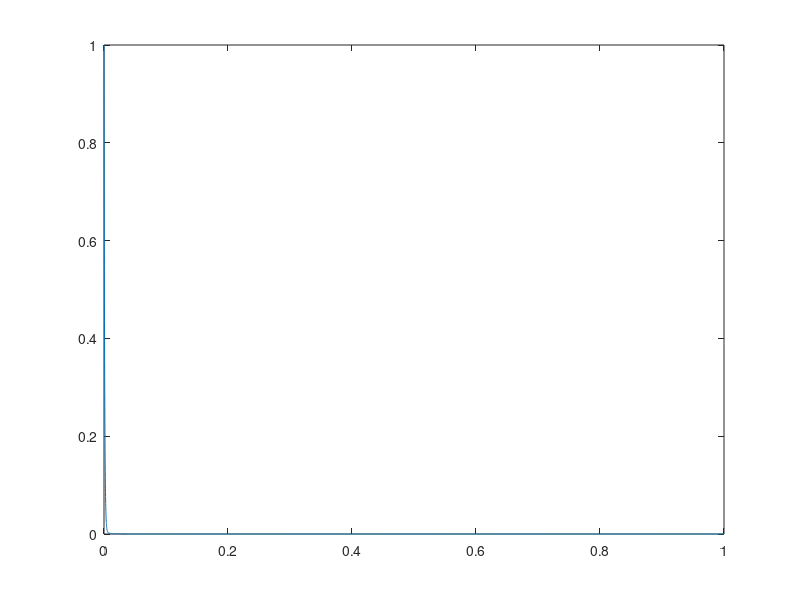
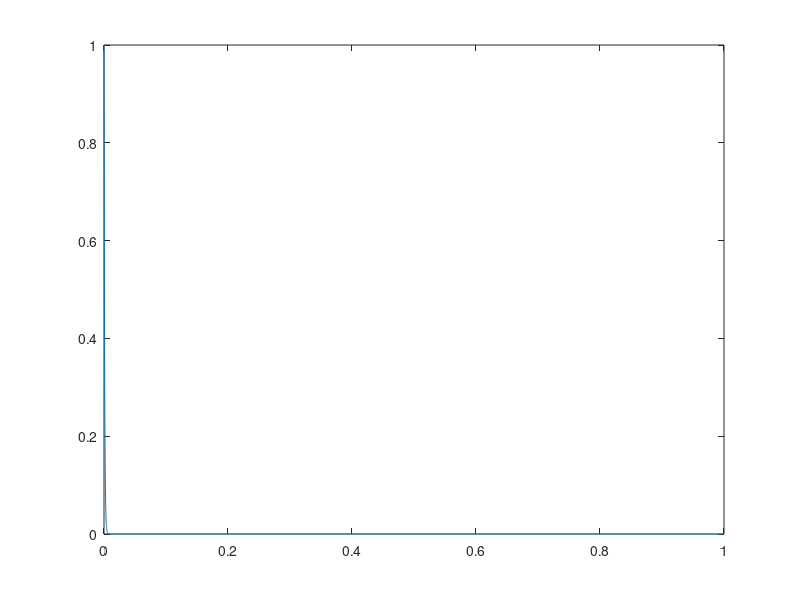

These figures' MATLAB source, in order:
%  IN -----UUUUU---\/\/\/----+----------+-- OUT
%            L       R1      |          |
%                            \         _|_
%                        R2  /         ___ C
%                            \          |
%                           _|_        _|_
%                           \ /        \ /
format longe;
close all;
clear all;
%% Parametri di simulazione
tstart = 0;
tend = 1;
nstep = 1e4;
t = linspace(tstart, tend, nstep);
h = (tend-tstart)/nstep

%% Parametri circuitali
% 
% Poco stiff
% lamda = [-100, -1000]
C = 1e-4;
R1 = 1e3;
R2 = 1e2;
L = 1;

% Molto stiff
% lamda = [-2, -1e6]
% C = 1e-3;
% R1 = 1e3;
% R2 = 1e3;
% L = 1e-3;



A = [   -1/(R2*C)    1/C     ; 
        -1/L         -R1/L   ];
    
[V,D] = eig(A)
    
D * h

%% Eulero in avanti

% procediamo con la diagonalizzata e poi riconvertiremo i risultati nelle
% incognite di A

Z(:,1) = V * [1; 1];

for i = 1:nstep-1
    Z(:,i+1) = Z(:,i) + h * D * Z(:,i);   
end

% torniamo alla variabile pre diagonalizzazione
X = inv(V) * Z ;

%figure(2);
% here you can see the attempt to resolve with forward euler just explodes 
figure(1);
plot(t, X(1,:)); 
figure(2);
plot(t, X(2,:));

